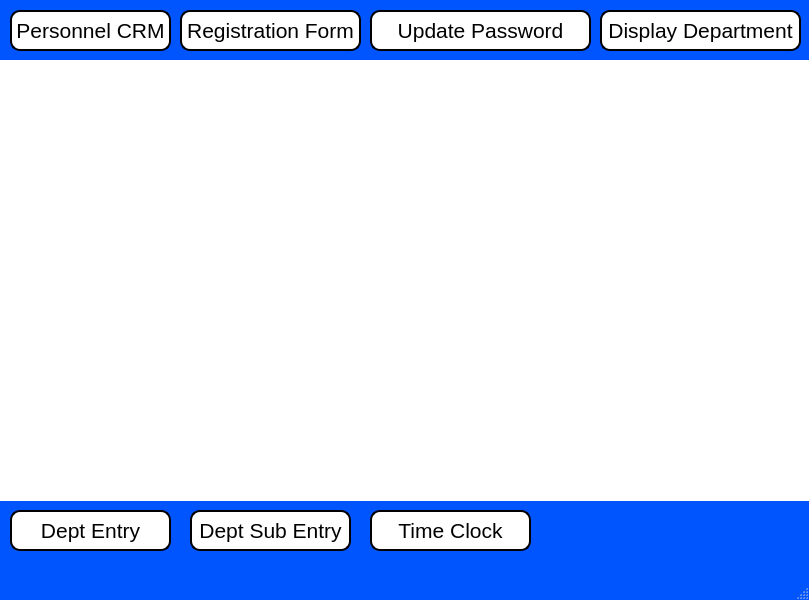
<?xml version="1.0" encoding="UTF-8"?>
<ui version="4.0">
 <class>Personnel_menu</class>
 <widget class="QMainWindow" name="Personnel_menu">
  <property name="geometry">
   <rect>
    <x>0</x>
    <y>0</y>
    <width>809</width>
    <height>600</height>
   </rect>
  </property>
  <property name="palette">
   <palette>
    <active>
     <colorrole role="WindowText">
      <brush brushstyle="SolidPattern">
       <color alpha="255">
        <red>0</red>
        <green>0</green>
        <blue>0</blue>
       </color>
      </brush>
     </colorrole>
     <colorrole role="Button">
      <brush brushstyle="SolidPattern">
       <color alpha="255">
        <red>0</red>
        <green>85</green>
        <blue>255</blue>
       </color>
      </brush>
     </colorrole>
     <colorrole role="Light">
      <brush brushstyle="SolidPattern">
       <color alpha="255">
        <red>127</red>
        <green>170</green>
        <blue>255</blue>
       </color>
      </brush>
     </colorrole>
     <colorrole role="Midlight">
      <brush brushstyle="SolidPattern">
       <color alpha="255">
        <red>63</red>
        <green>127</green>
        <blue>255</blue>
       </color>
      </brush>
     </colorrole>
     <colorrole role="Dark">
      <brush brushstyle="SolidPattern">
       <color alpha="255">
        <red>0</red>
        <green>42</green>
        <blue>127</blue>
       </color>
      </brush>
     </colorrole>
     <colorrole role="Mid">
      <brush brushstyle="SolidPattern">
       <color alpha="255">
        <red>0</red>
        <green>56</green>
        <blue>170</blue>
       </color>
      </brush>
     </colorrole>
     <colorrole role="Text">
      <brush brushstyle="SolidPattern">
       <color alpha="255">
        <red>0</red>
        <green>0</green>
        <blue>0</blue>
       </color>
      </brush>
     </colorrole>
     <colorrole role="BrightText">
      <brush brushstyle="SolidPattern">
       <color alpha="255">
        <red>255</red>
        <green>255</green>
        <blue>255</blue>
       </color>
      </brush>
     </colorrole>
     <colorrole role="ButtonText">
      <brush brushstyle="SolidPattern">
       <color alpha="255">
        <red>0</red>
        <green>0</green>
        <blue>0</blue>
       </color>
      </brush>
     </colorrole>
     <colorrole role="Base">
      <brush brushstyle="SolidPattern">
       <color alpha="255">
        <red>255</red>
        <green>255</green>
        <blue>255</blue>
       </color>
      </brush>
     </colorrole>
     <colorrole role="Window">
      <brush brushstyle="SolidPattern">
       <color alpha="255">
        <red>0</red>
        <green>85</green>
        <blue>255</blue>
       </color>
      </brush>
     </colorrole>
     <colorrole role="Shadow">
      <brush brushstyle="SolidPattern">
       <color alpha="255">
        <red>0</red>
        <green>0</green>
        <blue>0</blue>
       </color>
      </brush>
     </colorrole>
     <colorrole role="AlternateBase">
      <brush brushstyle="SolidPattern">
       <color alpha="255">
        <red>127</red>
        <green>170</green>
        <blue>255</blue>
       </color>
      </brush>
     </colorrole>
     <colorrole role="ToolTipBase">
      <brush brushstyle="SolidPattern">
       <color alpha="255">
        <red>255</red>
        <green>255</green>
        <blue>220</blue>
       </color>
      </brush>
     </colorrole>
     <colorrole role="ToolTipText">
      <brush brushstyle="SolidPattern">
       <color alpha="255">
        <red>0</red>
        <green>0</green>
        <blue>0</blue>
       </color>
      </brush>
     </colorrole>
    </active>
    <inactive>
     <colorrole role="WindowText">
      <brush brushstyle="SolidPattern">
       <color alpha="255">
        <red>0</red>
        <green>0</green>
        <blue>0</blue>
       </color>
      </brush>
     </colorrole>
     <colorrole role="Button">
      <brush brushstyle="SolidPattern">
       <color alpha="255">
        <red>0</red>
        <green>85</green>
        <blue>255</blue>
       </color>
      </brush>
     </colorrole>
     <colorrole role="Light">
      <brush brushstyle="SolidPattern">
       <color alpha="255">
        <red>127</red>
        <green>170</green>
        <blue>255</blue>
       </color>
      </brush>
     </colorrole>
     <colorrole role="Midlight">
      <brush brushstyle="SolidPattern">
       <color alpha="255">
        <red>63</red>
        <green>127</green>
        <blue>255</blue>
       </color>
      </brush>
     </colorrole>
     <colorrole role="Dark">
      <brush brushstyle="SolidPattern">
       <color alpha="255">
        <red>0</red>
        <green>42</green>
        <blue>127</blue>
       </color>
      </brush>
     </colorrole>
     <colorrole role="Mid">
      <brush brushstyle="SolidPattern">
       <color alpha="255">
        <red>0</red>
        <green>56</green>
        <blue>170</blue>
       </color>
      </brush>
     </colorrole>
     <colorrole role="Text">
      <brush brushstyle="SolidPattern">
       <color alpha="255">
        <red>0</red>
        <green>0</green>
        <blue>0</blue>
       </color>
      </brush>
     </colorrole>
     <colorrole role="BrightText">
      <brush brushstyle="SolidPattern">
       <color alpha="255">
        <red>255</red>
        <green>255</green>
        <blue>255</blue>
       </color>
      </brush>
     </colorrole>
     <colorrole role="ButtonText">
      <brush brushstyle="SolidPattern">
       <color alpha="255">
        <red>0</red>
        <green>0</green>
        <blue>0</blue>
       </color>
      </brush>
     </colorrole>
     <colorrole role="Base">
      <brush brushstyle="SolidPattern">
       <color alpha="255">
        <red>255</red>
        <green>255</green>
        <blue>255</blue>
       </color>
      </brush>
     </colorrole>
     <colorrole role="Window">
      <brush brushstyle="SolidPattern">
       <color alpha="255">
        <red>0</red>
        <green>85</green>
        <blue>255</blue>
       </color>
      </brush>
     </colorrole>
     <colorrole role="Shadow">
      <brush brushstyle="SolidPattern">
       <color alpha="255">
        <red>0</red>
        <green>0</green>
        <blue>0</blue>
       </color>
      </brush>
     </colorrole>
     <colorrole role="AlternateBase">
      <brush brushstyle="SolidPattern">
       <color alpha="255">
        <red>127</red>
        <green>170</green>
        <blue>255</blue>
       </color>
      </brush>
     </colorrole>
     <colorrole role="ToolTipBase">
      <brush brushstyle="SolidPattern">
       <color alpha="255">
        <red>255</red>
        <green>255</green>
        <blue>220</blue>
       </color>
      </brush>
     </colorrole>
     <colorrole role="ToolTipText">
      <brush brushstyle="SolidPattern">
       <color alpha="255">
        <red>0</red>
        <green>0</green>
        <blue>0</blue>
       </color>
      </brush>
     </colorrole>
    </inactive>
    <disabled>
     <colorrole role="WindowText">
      <brush brushstyle="SolidPattern">
       <color alpha="255">
        <red>0</red>
        <green>42</green>
        <blue>127</blue>
       </color>
      </brush>
     </colorrole>
     <colorrole role="Button">
      <brush brushstyle="SolidPattern">
       <color alpha="255">
        <red>0</red>
        <green>85</green>
        <blue>255</blue>
       </color>
      </brush>
     </colorrole>
     <colorrole role="Light">
      <brush brushstyle="SolidPattern">
       <color alpha="255">
        <red>127</red>
        <green>170</green>
        <blue>255</blue>
       </color>
      </brush>
     </colorrole>
     <colorrole role="Midlight">
      <brush brushstyle="SolidPattern">
       <color alpha="255">
        <red>63</red>
        <green>127</green>
        <blue>255</blue>
       </color>
      </brush>
     </colorrole>
     <colorrole role="Dark">
      <brush brushstyle="SolidPattern">
       <color alpha="255">
        <red>0</red>
        <green>42</green>
        <blue>127</blue>
       </color>
      </brush>
     </colorrole>
     <colorrole role="Mid">
      <brush brushstyle="SolidPattern">
       <color alpha="255">
        <red>0</red>
        <green>56</green>
        <blue>170</blue>
       </color>
      </brush>
     </colorrole>
     <colorrole role="Text">
      <brush brushstyle="SolidPattern">
       <color alpha="255">
        <red>0</red>
        <green>42</green>
        <blue>127</blue>
       </color>
      </brush>
     </colorrole>
     <colorrole role="BrightText">
      <brush brushstyle="SolidPattern">
       <color alpha="255">
        <red>255</red>
        <green>255</green>
        <blue>255</blue>
       </color>
      </brush>
     </colorrole>
     <colorrole role="ButtonText">
      <brush brushstyle="SolidPattern">
       <color alpha="255">
        <red>0</red>
        <green>42</green>
        <blue>127</blue>
       </color>
      </brush>
     </colorrole>
     <colorrole role="Base">
      <brush brushstyle="SolidPattern">
       <color alpha="255">
        <red>0</red>
        <green>85</green>
        <blue>255</blue>
       </color>
      </brush>
     </colorrole>
     <colorrole role="Window">
      <brush brushstyle="SolidPattern">
       <color alpha="255">
        <red>0</red>
        <green>85</green>
        <blue>255</blue>
       </color>
      </brush>
     </colorrole>
     <colorrole role="Shadow">
      <brush brushstyle="SolidPattern">
       <color alpha="255">
        <red>0</red>
        <green>0</green>
        <blue>0</blue>
       </color>
      </brush>
     </colorrole>
     <colorrole role="AlternateBase">
      <brush brushstyle="SolidPattern">
       <color alpha="255">
        <red>0</red>
        <green>85</green>
        <blue>255</blue>
       </color>
      </brush>
     </colorrole>
     <colorrole role="ToolTipBase">
      <brush brushstyle="SolidPattern">
       <color alpha="255">
        <red>255</red>
        <green>255</green>
        <blue>220</blue>
       </color>
      </brush>
     </colorrole>
     <colorrole role="ToolTipText">
      <brush brushstyle="SolidPattern">
       <color alpha="255">
        <red>0</red>
        <green>0</green>
        <blue>0</blue>
       </color>
      </brush>
     </colorrole>
    </disabled>
   </palette>
  </property>
  <property name="windowTitle">
   <string>MainWindow</string>
  </property>
  <widget class="QWidget" name="centralwidget">
   <widget class="QLabel" name="label">
    <property name="geometry">
     <rect>
      <x>0</x>
      <y>60</y>
      <width>811</width>
      <height>441</height>
     </rect>
    </property>
    <property name="styleSheet">
     <string notr="true">background-image: url('C:/source/pythonQSG/PyQt6 Apps/images/personnel2.png');
background-repeat: no-repeat;
background-position: center;
background-attachment: fixed;
background-color: white; /* Fallback color */</string>
    </property>
    <property name="text">
     <string/>
    </property>
   </widget>
   <widget class="QPushButton" name="pers_crm_Button">
    <property name="geometry">
     <rect>
      <x>10</x>
      <y>10</y>
      <width>161</width>
      <height>41</height>
     </rect>
    </property>
    <property name="font">
     <font>
      <pointsize>16</pointsize>
     </font>
    </property>
    <property name="styleSheet">
     <string notr="true">QPushButton{background-color: white;
border: 2px solid black;
border-radius: 10px;}
QPushButton:hover{background-color:rgb(85, 255, 255);
border: 2px solidrgb(85, 255, 255);
}</string>
    </property>
    <property name="text">
     <string>Personnel CRM</string>
    </property>
    <property name="autoDefault">
     <bool>false</bool>
    </property>
   </widget>
   <widget class="QPushButton" name="reg_form_Button">
    <property name="geometry">
     <rect>
      <x>180</x>
      <y>10</y>
      <width>181</width>
      <height>41</height>
     </rect>
    </property>
    <property name="font">
     <font>
      <pointsize>16</pointsize>
     </font>
    </property>
    <property name="styleSheet">
     <string notr="true">QPushButton{background-color: white;
border: 2px solid black;
border-radius: 10px;}
QPushButton:hover{background-color:rgb(85, 255, 255);
border: 2px solidrgb(85, 255, 255);
}</string>
    </property>
    <property name="text">
     <string>Registration Form</string>
    </property>
    <property name="autoDefault">
     <bool>false</bool>
    </property>
   </widget>
   <widget class="QPushButton" name="Update_passwd_Button">
    <property name="geometry">
     <rect>
      <x>370</x>
      <y>10</y>
      <width>221</width>
      <height>41</height>
     </rect>
    </property>
    <property name="font">
     <font>
      <pointsize>16</pointsize>
     </font>
    </property>
    <property name="styleSheet">
     <string notr="true">QPushButton{background-color: white;
border: 2px solid black;
border-radius: 10px;}
QPushButton:hover{background-color:rgb(85, 255, 255);
border: 2px solidrgb(85, 255, 255);
}</string>
    </property>
    <property name="text">
     <string>Update Password</string>
    </property>
    <property name="autoDefault">
     <bool>false</bool>
    </property>
   </widget>
   <widget class="QPushButton" name="Disp_dpt_Button">
    <property name="geometry">
     <rect>
      <x>600</x>
      <y>10</y>
      <width>201</width>
      <height>41</height>
     </rect>
    </property>
    <property name="font">
     <font>
      <pointsize>16</pointsize>
     </font>
    </property>
    <property name="styleSheet">
     <string notr="true">QPushButton{background-color: white;
border: 2px solid black;
border-radius: 10px;}
QPushButton:hover{background-color:rgb(85, 255, 255);
border: 2px solidrgb(85, 255, 255);
}</string>
    </property>
    <property name="text">
     <string>Display Department</string>
    </property>
    <property name="autoDefault">
     <bool>false</bool>
    </property>
   </widget>
   <widget class="QPushButton" name="dept_entry">
    <property name="geometry">
     <rect>
      <x>10</x>
      <y>510</y>
      <width>161</width>
      <height>41</height>
     </rect>
    </property>
    <property name="font">
     <font>
      <pointsize>16</pointsize>
     </font>
    </property>
    <property name="styleSheet">
     <string notr="true">QPushButton{background-color: white;
border: 2px solid black;
border-radius: 10px;}
QPushButton:hover{background-color:rgb(85, 255, 255);
border: 2px solidrgb(85, 255, 255);
}</string>
    </property>
    <property name="text">
     <string>Dept Entry</string>
    </property>
    <property name="autoDefault">
     <bool>false</bool>
    </property>
   </widget>
   <widget class="QPushButton" name="dept_sub_entry">
    <property name="geometry">
     <rect>
      <x>190</x>
      <y>510</y>
      <width>161</width>
      <height>41</height>
     </rect>
    </property>
    <property name="font">
     <font>
      <pointsize>16</pointsize>
     </font>
    </property>
    <property name="styleSheet">
     <string notr="true">QPushButton{background-color: white;
border: 2px solid black;
border-radius: 10px;}
QPushButton:hover{background-color:rgb(85, 255, 255);
border: 2px solidrgb(85, 255, 255);
}</string>
    </property>
    <property name="text">
     <string>Dept Sub Entry</string>
    </property>
    <property name="autoDefault">
     <bool>false</bool>
    </property>
   </widget>
   <widget class="QPushButton" name="Time_Clock">
    <property name="geometry">
     <rect>
      <x>370</x>
      <y>510</y>
      <width>161</width>
      <height>41</height>
     </rect>
    </property>
    <property name="font">
     <font>
      <pointsize>16</pointsize>
     </font>
    </property>
    <property name="styleSheet">
     <string notr="true">QPushButton{background-color: white;
border: 2px solid black;
border-radius: 10px;}
QPushButton:hover{background-color:rgb(85, 255, 255);
border: 2px solidrgb(85, 255, 255);
}</string>
    </property>
    <property name="text">
     <string>Time Clock</string>
    </property>
    <property name="autoDefault">
     <bool>false</bool>
    </property>
   </widget>
  </widget>
  <widget class="QMenuBar" name="menubar">
   <property name="geometry">
    <rect>
     <x>0</x>
     <y>0</y>
     <width>809</width>
     <height>23</height>
    </rect>
   </property>
  </widget>
  <widget class="QStatusBar" name="statusbar"/>
 </widget>
 <resources/>
 <connections/>
</ui>
